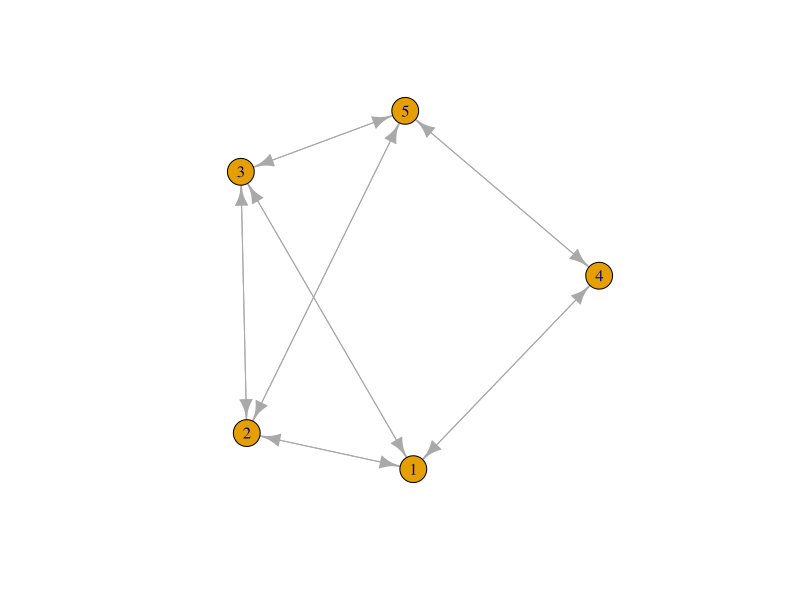
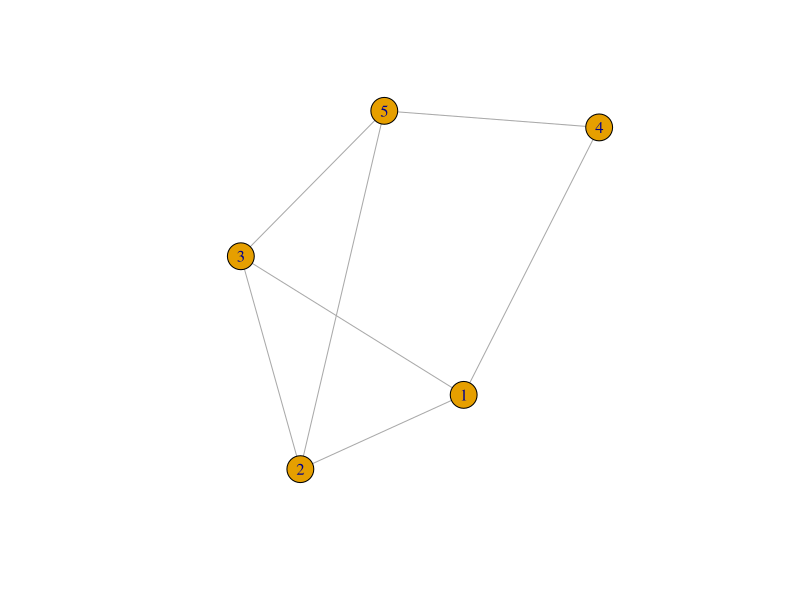
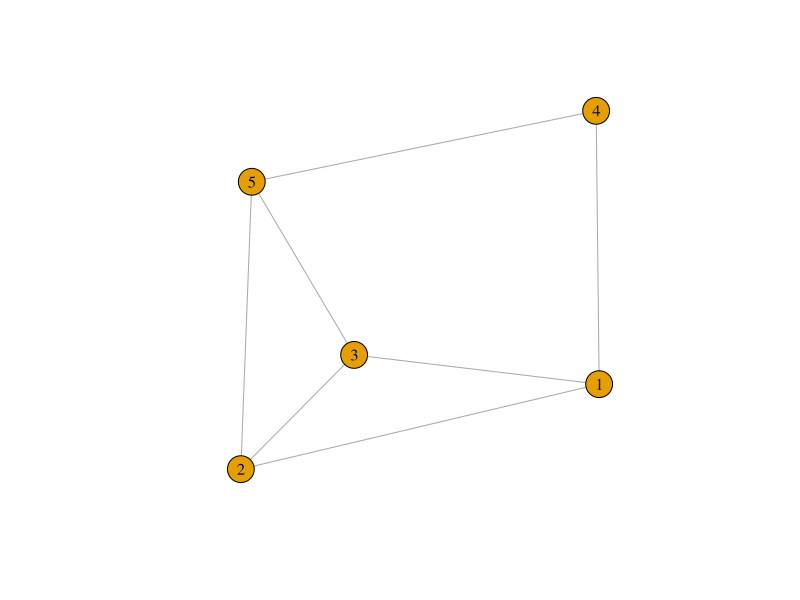
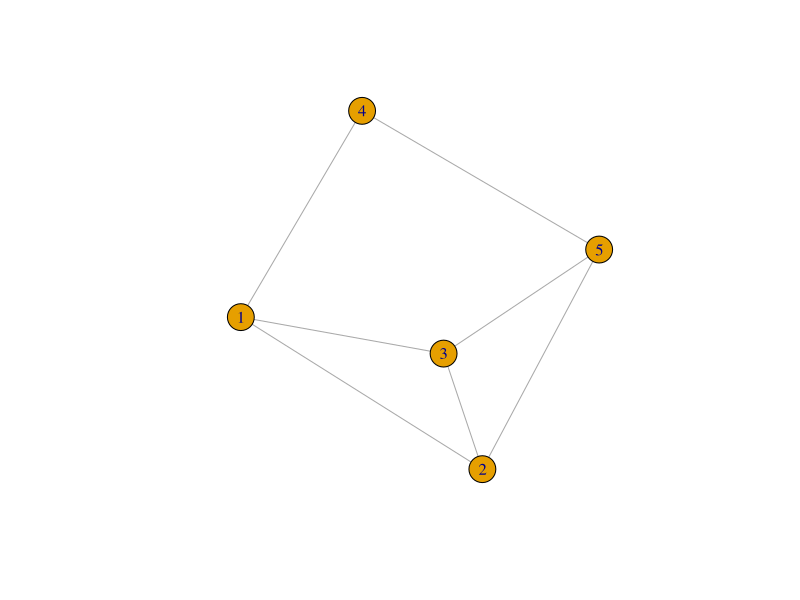
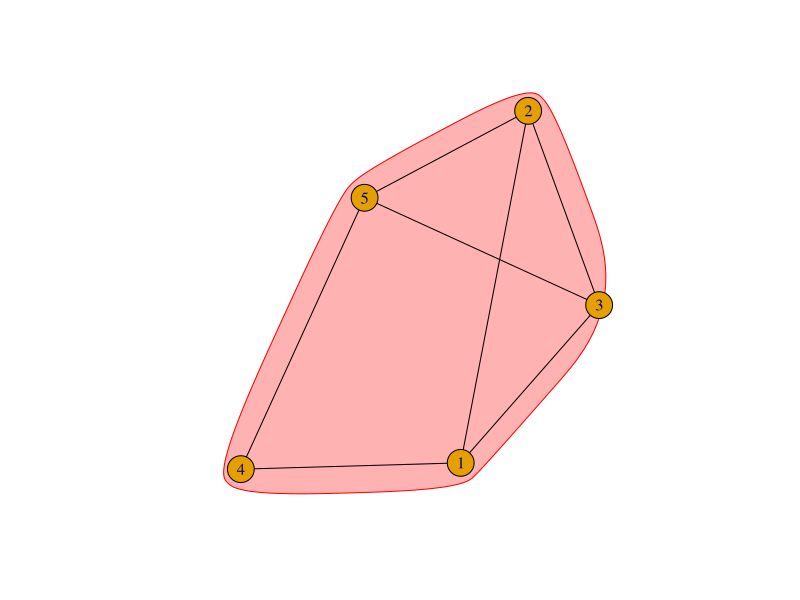

These figures' R source, in order:
## ---- chunk 1
require(igraph)
## ---- chunk 2
grafo <- matrix(c(0,1,1,1,0,1,0,1,0,1,1,1,0,0,1,1,0,0,0,1,0,1,1,1,0), ncol=5)
plot(graph_from_adjacency_matrix(grafo, mode ='directed'))
## ---- chunk 3
grafo <- list(c(2, 3, 4), c(1, 3, 5), c(1, 2, 5), c(1, 5), c(2, 3, 4))
plot(graph_from_adj_list(grafo, mode = 'all'))
## ---- chunk 4
grafo <- matrix(c(1, 2, 1, 3, 1, 4, 2, 3, 2, 5, 3, 5, 4, 5), ncol = 2, byrow = TRUE)
plot(graph_from_edgelist(grafo, directed = FALSE))
## ---- chunk 5
grafo <- graph_from_literal(1--2, 1--3, 1--4, 2--3, 2--5, 3--5, 4--5)
plot(grafo)
## ---- chunk 6
as_adj(grafo)
as_adj_list(grafo)
as_data_frame(grafo)
as_ids(V(grafo))
as_ids(E(grafo))
## ---- chunk 7
V(grafo)
V(grafo)$name
V(grafo)$color
V(grafo)$atributo
## ---- chunk 8
E(grafo)
E(grafo)$weight
E(grafo)$color
E(grafo)$atributo
## ---- chunk 9
vetor_degree <- degree(grafo)
degree_distribution(grafo, cumulative = TRUE)
vetor_strength <- strength(grafo)
# Este último comando usa os pesos das arestas para calcular o grau ponderado
fit_power_law(vetor_degree, xmin = 5)
## ---- chunk 10
escalar <- diameter(grafo)
vetor <- get_diameter(grafo)
lista <- farthest_vertices(grafo)
escalar <- mean_distance(grafo, directed = FALSE)
matriz <- distances(grafo, weights = NA)
matriz <- distances(grafo, weights = NULL)
distance_table(grafo, directed = FALSE)
vetor <- closeness(grafo, normalized = TRUE)
vetor <- betweenness(grafo, normalized = TRUE)
vetor <- edge_betweenness(grafo, directed = TRUE)
## ---- chunk 11
valor <- transitivity(grafo, type = 'global')
vetor <- transitivity(grafo, type = 'local')
vetor <- transitivity(grafo, type = 'local', weights = NA)
comunidade <- cluster_walktrap(grafo)
#comunidade <- cluster_fastgreedy(grafo)
vetor <- membership(comunidade)
valor <- modularity(comunidade)
#matriz <- modularity_matrix(comunidade)
plot(comunidade, grafo)
